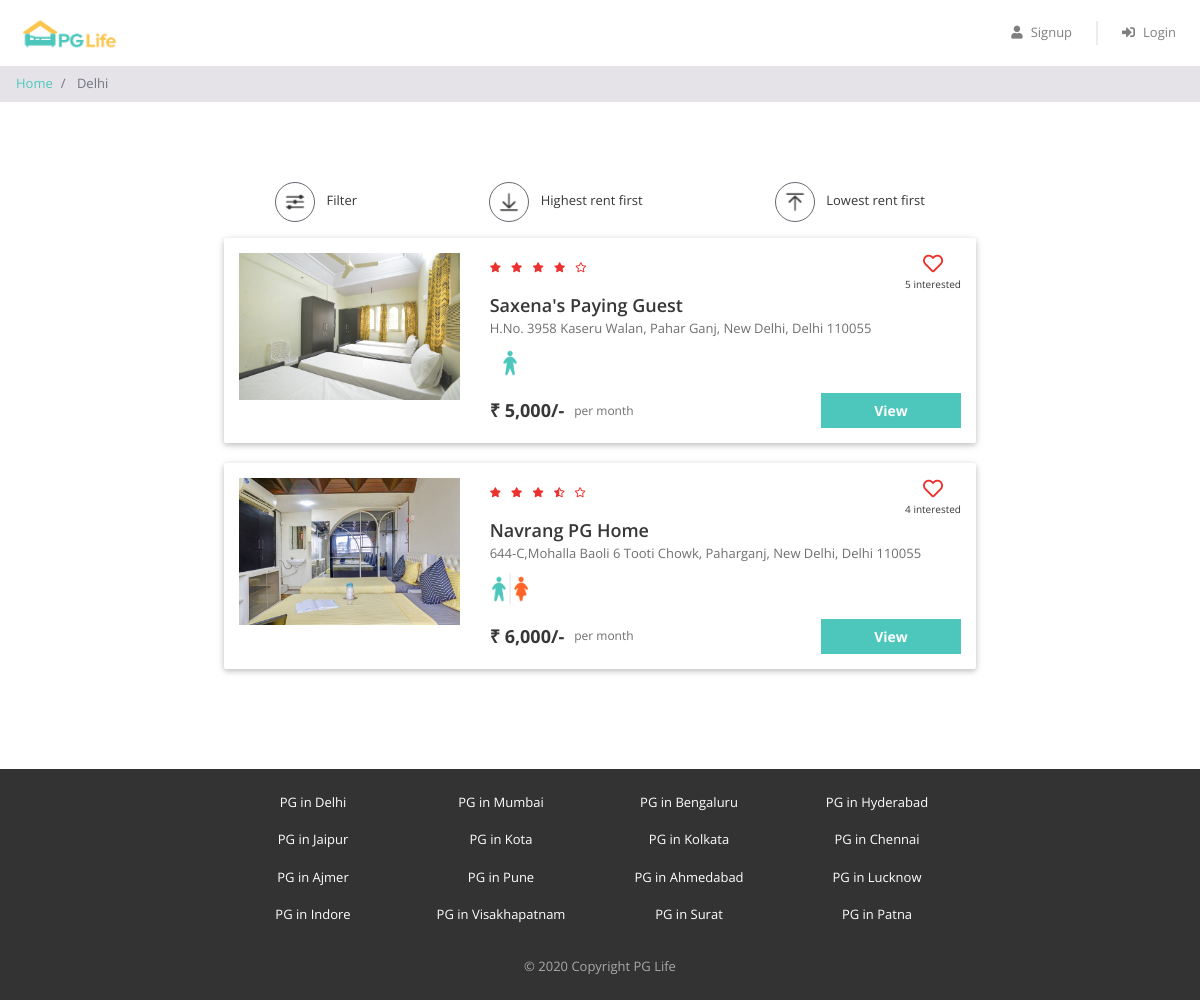
The app's page /property_list.php?city=Delhi with its own data.
### tables this page shows
CREATE TABLE `properties` (
  `id` int(11) NOT NULL,
  `city_id` int(11) NOT NULL,
  `name` varchar(150) NOT NULL,
  `address` varchar(255) NOT NULL,
  `description` longtext NOT NULL,
  `gender` enum('male','female','unisex') NOT NULL,
  `rent` int(11) NOT NULL,
  `rating_clean` float(2,1) NOT NULL,
  `rating_food` float(2,1) NOT NULL,
  `rating_safety` float(2,1) NOT NULL
);

CREATE TABLE `cities` (
  `id` int(11) NOT NULL,
  `name` varchar(150) NOT NULL
);

### property_list.php (the view, shortened to what this page needs)
<?php
require "includes/database_connect.php";
$city_name = $_GET["city"];
$sql_1 = "SELECT * FROM cities WHERE name = '$city_name'";
$result_1 = mysqli_query($conn, $sql_1);
$city = mysqli_fetch_assoc($result_1);
$city_id = $city['id'];
$sql_2 = "SELECT * FROM properties WHERE city_id = $city_id";
$result_2 = mysqli_query($conn, $sql_2);
$properties = mysqli_fetch_all($result_2, MYSQLI_ASSOC);
$sql_3 = "SELECT *
            FROM interested_users_properties iup
            INNER JOIN properties p ON iup.property_id = p.id
            WHERE p.city_id = $city_id";
$result_3 = mysqli_query($conn, $sql_3);
$interested_users_properties = mysqli_fetch_all($result_3, MYSQLI_ASSOC);
?>
<!DOCTYPE html>
<html lang="en">
<head>
    <?php
    include "includes/head_links.php";
    ?>
    <link href="css/property_list.css" rel="stylesheet" />
</head>
<body>
    <?php
    include "includes/header.php";
    ?>
    <nav aria-label="breadcrumb">
        <ol class="breadcrumb py-2">
            <li class="breadcrumb-item">
                <a href="index.php">Home</a>
            </li>
            <li class="breadcrumb-item active" aria-current="page">
                <?php echo $city_name; ?>
            </li>
        </ol>
    </nav>
    <div class="page-container">
        <div class="filter-bar row justify-content-around">
            <div class="col-auto" data-toggle="modal" data-target="#filter-modal">
                <img src="img/filter.png" alt="filter" />
                <span>Filter</span>
            </div>
            <div class="col-auto">
                <img src="img/desc.png" alt="sort-desc" />
                <span>Highest rent first</span>
            </div>
            <div class="col-auto">
                <img src="img/asc.png" alt="sort-asc" />
                <span>Lowest rent first</span>
            </div>
        </div>
        <?php
        foreach ($properties as $property) {
            $property_images = glob("img/properties/" . $property['id'] . "/*");
        ?>
            <div class="property-card property-id-<?= $property['id'] ?> row">
                <div class="image-container col-md-4">
                    <img src="<?= $property_images[0] ?>" />
                </div>
                <div class="content-container col-md-8">
                    <div class="row no-gutters justify-content-between">
                        <?php
                        $total_rating = ($property['rating_clean'] + $property['rating_food'] + $property['rating_safety']) / 3;
                        $total_rating = round($total_rating, 1);
                        ?>
                        <div class="star-container" title="<?= $total_rating ?>">
                            <?php
                            $rating = $total_rating;
                            for ($i = 0; $i < 5; $i++) {
                                if ($rating >= $i + 0.8) {
                            ?>
                                    <i class="fas fa-star"></i>
                                <?php
                                } elseif ($rating >= $i + 0.3) {
                                ?>
                                    <i class="fas fa-star-half-alt"></i>
                                <?php
                                } else {
                                ?>
                                    <i class="far fa-star"></i>
                            <?php
                                }
                            }
                            ?>
                        </div>
                        <div class="interested-container">
                            <?php
                            $interested_users_count = 0;
                            $is_interested = false;
                            foreach ($interested_users_properties as $interested_user_property) {
                                if ($interested_user_property['property_id'] == $property['id']) {
                                    $interested_users_count++;
                                }
                            }
                            if ($is_interested) {
                            ?>
                                <i class="is-interested-image fas fa-heart" property_id="<?= $property['id'] ?>"></i>
                            <?php
                            } else {
                            ?>
                                <i class="is-interested-image far fa-heart" property_id="<?= $property['id'] ?>"></i>
                            <?php
                            }
                            ?>
                            <div class="interested-text">
                                <span class="interested-user-count"><?= $interested_users_count ?></span> interested
                            </div>
                        </div>
                    </div>
                    <div class="detail-container">
                        <div class="property-name"><?= $property['name'] ?></div>
                        <div class="property-address"><?= $property['address'] ?></div>
                        <div class="property-gender">
                            <?php
                            if ($property['gender'] == "male") {
                            ?>
                                <img src="img/male.png" />
                            <?php
                            } elseif ($property['gender'] == "female") {
                            ?>
                                <img src="img/female.png" />
                            <?php
                            } else {
                            ?>
                                <img src="img/unisex.png" />
                            <?php
                            }
                            ?>
                        </div>
                    </div>
                    <div class="row no-gutters">
                        <div class="rent-container col-6">
                            <div class="rent">₹ <?= number_format($property['rent']) ?>/-</div>
                            <div class="rent-unit">per month</div>
                        </div>
                        <div class="button-container col-6">
                            <a href="property_detail.php?property_id=<?= $property['id'] ?>" class="btn btn-primary">View</a>
                        </div>
                    </div>
                </div>
            </div>
        <?php
        }
        ?>
    </div>
    <?php
    include "includes/footer.php";
    ?>
</body>
</html>

### includes/head_links.php (shortened to what this page needs)
<link href="css/bootstrap.min.css" rel="stylesheet" />
<link href="https://use.fontawesome.com/releases/v5.11.2/css/all.css" rel="stylesheet" />
<link href="css/common.css" rel="stylesheet" />

### includes/header.php (shortened to what this page needs)
<div class="header sticky-top">
    <nav class="navbar navbar-expand-md navbar-light">
        <a class="navbar-brand" href="index.php">
            <img src="img/logo.png" />
        </a>
        <div class="collapse navbar-collapse justify-content-end" id="my-navbar">
            <ul class="navbar-nav">
                <?php
                if (!isset($_SESSION["user_id"])) {
                ?>
                    <li class="nav-item">
                        <a class="nav-link" href="#" data-toggle="modal" data-target="#signup-modal">
                            <i class="fas fa-user"></i>Signup
                        </a>
                    </li>
                    <div class="nav-vl"></div>
                    <li class="nav-item">
                        <a class="nav-link" href="#" data-toggle="modal" data-target="#login-modal">
                            <i class="fas fa-sign-in-alt"></i>Login
                        </a>
                    </li>
                <?php
                }
                ?>
            </ul>
        </div>
    </nav>
</div>

### includes/footer.php (shortened to what this page needs)
<?php
include('includes/database_connect.php');
$query = "SELECT name FROM cities";
$result = mysqli_query($conn, $query);
?>
<div class="footer">
    <div class="page-container footer-container">
        <div class="footer-cities">
            <?php
            if (mysqli_num_rows($result) > 0) {
                while ($row = mysqli_fetch_assoc($result)) {
                    $cityName = htmlspecialchars($row['name']);
                    $citySlug = urlencode($cityName);
                    echo "<div class='footer-city'>
                            <a href='property_list.php?city={$citySlug}'>PG in {$cityName}</a>
                          </div>";
                }
            } else {
                echo "<div class='footer-city'>No cities available</div>";
            }
            ?>
        </div>
        <div class="footer-copyright">© 2020 Copyright PG Life</div>
    </div>
</div>

### css/common.css (style rules this page uses)
* { box-sizing: border-box; font-family: 'Open Sans', sans-serif; }
body { color: #373737; font-size: 16px; position: relative; }
.btn-primary, .btn-warning, .btn-danger { color: white; font-weight: bold; }
.breadcrumb { background-color: #e5e3e8; font-size: 13px; border-radius: 0px; margin-bottom: 0px; }
.page-container { max-width: 800px; padding: 80px 24px; margin: auto; }
.header { background-color: white; font-size: 13px; }
.header .navbar .navbar-brand img { height: 40px; }
.header .navbar .nav-item i { margin-right: 8px; }
.header .nav-vl { border-left: 2px solid #d6d6d678; height: 24px; margin: auto 16px; display: block; }
.footer { background-color: #333333; font-size: 13px; }
.footer-container { padding: 24px; }
.footer-cities { display: flex; flex-wrap: wrap; justify-content: space-around; }
.footer-city { margin-bottom: 8px; text-align: center; }
.footer-city a { color: #ffffff; }
.footer-copyright { color: #a9a9a9; text-align: center; padding-top: 24px; }

### css/property_list.css (style rules this page uses)
.filter-bar > div { cursor: pointer; font-size: 13px; text-align: center; margin-bottom: 16px; }
.filter-bar img { width: 40px; height: 40px; border-radius: 40px; border: 1px solid #646870; padding: 6px; margin-right: 8px; }
.property-card { background-color: #ffffff; border-radius: 2px; padding: 15px 0px; margin: 0px auto 20px; box-shadow: 0 2px 5px 0 rgba(0, 0, 0, 0.16), 0 2px 10px 0 rgba(0, 0, 0, 0.12); }
.image-container { text-align: center; }
.image-container img { width: 100%; max-width: 300px; }
.star-container i { color: #EA322E; font-size: 10px; margin-right: 6px; }
.interested-container { text-align: center; }
.interested-container i { color: #EA322E; font-size: 20px; cursor: pointer; }
.interested-text { font-size: 10px; }
.detail-container { padding-bottom: 10px; }
.property-name { font-size: 18px; font-weight: 600; }
.property-address { color: #6f6f6f; font-size: 13px; padding-bottom: 5px; }
.property-gender img { width: 40px; }
.rent-container { display: flex; align-items: center; }
.rent { font-size: 18px; font-weight: bold; padding-right: 10px; }
.rent-unit { color: #6f6f6f; font-size: 12px; }
.button-container .btn { font-size: 14px; border-radius: 0px; width: 140px; float: right; }

### includes/footer.php (style rules this page uses)
.footer-cities { display: flex; flex-wrap: wrap; gap: 10px; }
.footer-city { flex: 1 1 22%; box-sizing: border-box; }

### records on screen
properties: shows a picture, interested_users_count "5", name "Saxena's Paying Guest", address "H.No. 3958 Kaseru Walan, Pahar Ganj, New Delhi, Delhi 110055", rent "5,000"
properties: shows a picture, interested_users_count "4", name "Navrang PG Home", address "644-C,Mohalla Baoli 6 Tooti Chowk, Paharganj, New Delhi, Delhi 110055", rent "6,000"
cities: name "Delhi"
cities: name "Mumbai"
cities: name "Bengaluru"
cities: name "Hyderabad"
cities: name "Jaipur"
cities: name "Kota"
cities: name "Kolkata"
cities: name "Chennai"
cities: name "Ajmer"
cities: name "Pune"
cities: name "Ahmedabad"
cities: name "Lucknow"
cities: name "Indore"
cities: name "Visakhapatnam"
cities: name "Surat"
cities: name "Patna"

### other values on screen
$city_name "Delhi"
